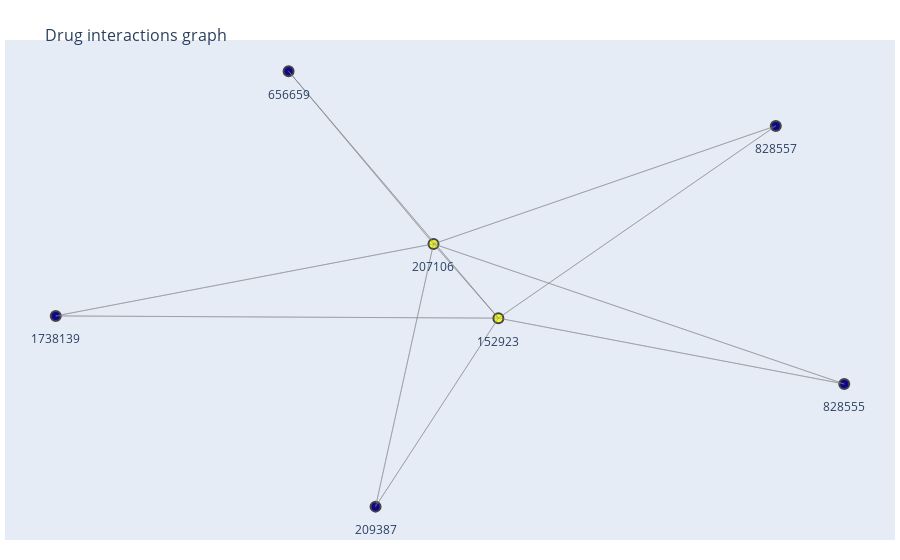

Source (notebook cell):
### Code cell
import plotly.graph_objects as go
import networkx as nx
from collections import deque

# Function to create a NetworkX graph from your graph structure
def create_networkx_graph(drug_graph):
    G = nx.Graph()
    for vertex in drug_graph.vert_list.values():
        G.add_node(vertex.id)
        for neighbor in vertex.connectedTo:
            G.add_edge(vertex.id, neighbor.id,
                       severity=vertex.connectedTo[neighbor].severity,
                       additional_info=vertex.connectedTo[neighbor].additional_info,) 
    return G

def queue(a, b, qty):
    """either x0 and x1 or y0 and y1, qty of points to create"""
    q = deque()
    q.append((0, qty - 1)) # indexing starts at 0
    pts = [0] * qty
    pts[0] = a; pts[-1] = b # x0 is the first value, x1 is the last
    while len(q) != 0:
        left, right = q.popleft()       # remove working segment from queue
        center = (left + right + 1)//2  # creates index values for pts
        pts[center] = (pts[left] + pts[right])/2
        if right - left > 2:            # stop when qty met
            q.append((left, center))
            q.append((center, right))
    return pts

def collector(x0, x1, y0, y1, qty, ht):
    """line segment end points, how many midpoints, hovertext"""
    pth = [ht] * qty
    ptx = queue(x0, x1, qty + 2) # add 2 because the origin will be in the list
    pty = queue(y0, y1, qty + 2)
    ptx.pop(0); ptx.pop()        # pop first and last (the nodes)
    pty.pop(0); pty.pop()        # pop first and last (the nodes)
    return ptx, pty, pth

# Convert your graph to a NetworkX graph
G = create_networkx_graph(graph)

# Generate positions for each node using NetworkX
pos = nx.spring_layout(G)

# Extracting edge coordinates from the positions
edge_x = []
edge_y = []
m2x, m2y, m2t = [], [], []
for edge in G.edges():
    x0, y0 = pos[edge[0]]
    x1, y1 = pos[edge[1]]
    edge_x.extend([x0, x1, None])  # Add None to create a break between lines
    edge_y.extend([y0, y1, None])

    info = f"RxCUI: {edge[0]}, {edge[1]}<br>" + \
           f"Severity: {G.get_edge_data(edge[0], edge[1])['severity']}<br>" + \
           f"Rationale: {G.get_edge_data(edge[0], edge[1])['additional_info']}"

    ptsx, ptsy, ptsh = collector(x0, x1, y0, y1, 15, info)
    m2x.extend(ptsx)
    m2y.extend(ptsy)
    m2t.extend(ptsh)

# Create a trace for edges
edge_trace = go.Scatter(
    x=edge_x, y=edge_y,
    line=dict(width=0.5, color='#888'),
    hoverinfo='text',
    mode='lines')

mnode_trace = go.Scatter(x = m2x, y = m2y, mode = "markers", showlegend = False,
                          hovertemplate = "%{hovertext}<extra></extra>",
                          hovertext = m2t, marker = go.scatter.Marker(opacity = 0))

# Extracting node coordinates and labels
node_x = []
node_y = []
node_text = []
for node in G.nodes():
    x, y = pos[node]
    node_x.append(x)
    node_y.append(y)
    node_text.append(node)

# Create a trace for nodes
node_trace = go.Scatter(
    x=node_x, y=node_y,
    mode='markers',
    hoverinfo='text',
    text=node_text,
    marker=dict(
        showscale=False,
        color='blue',
        size=10,
        line_width=2))

n_adjacencies = []
n_text = []

for node, adjacencies in enumerate(G.adjacency()):
    n_adjacencies.append(len(adjacencies[1]))
    n_text.append(f'RxCUI: {adjacencies[0]}<br>'+
                  f'# of connections: {str(len(adjacencies[1]))}')

node_trace.marker.color = n_adjacencies
node_trace.text = n_text

annots = []
for node, (x, y) in pos.items():
    annots.append(dict(x=x, y=y-0.1,
                       xref='x', yref='y',
                       text=node,
                       showarrow=False)
                    )

# Create a Plotly figure
fig = go.Figure(data=[edge_trace, node_trace, mnode_trace],
             layout=go.Layout(
                title='<br>Drug interactions graph',
                titlefont_size=16,
                showlegend=False,
                hovermode='closest',
                margin=dict(b=20,l=5,r=5,t=40),
                annotations=annots,
                xaxis=dict(showgrid=False, zeroline=False, showticklabels=False),
                yaxis=dict(showgrid=False, zeroline=False, showticklabels=False)))

fig.add_trace(edge_trace)
fig.show()

### Figure 1 — Plotly figure (JSON) as saved in the notebook; plotly's stock layout.template omitted (floating-point values rounded to 4 significant figures; data arrays with more than 128 entries replaced by an {"elided": "..."} marker saying what was removed)
{"data": [{"hoverinfo": "text", "line": {"color": "#888", "width": 0.5}, "mode": "lines", "type": "scatter", "x": [-1, -0.08238, null, -1, 0.07521, null, -0.08238, 0.7492, null, -0.08238, -0.2231, null, -0.08238, 0.07521, null, -0.08238, -0.4344, null, -0.08238, 0.9155, null, 0.07521, 0.9155, null, 0.07521, -0.4344, null, 0.07521, 0.7492, null, 0.07521, -0.2231, null], "y": [-0.1535, 0.1615, null, -0.1535, -0.1632, null, 0.1615, 0.6774, null, 0.1615, -0.9874, null, 0.1615, -0.1632, null, 0.1615, 0.9163, null, 0.1615, -0.4511, null, -0.1632, -0.4511, null, -0.1632, 0.9163, null, -0.1632, 0.6774, null, -0.1632, -0.9874, null]}, {"hoverinfo": "text", "marker": {"color": [2, 6, 6, 2, 2, 2, 2], "line": {"width": 2}, "showscale": false, "size": 10}, "mode": "markers", "text": ["RxCUI: 1738139<br># of connections: 2", "RxCUI: 207106<br># of connections: 6", "RxCUI: 152923<br># of connections: 6", "RxCUI: 828557<br># of connections: 2", "RxCUI: 209387<br># of connections: 2", "RxCUI: 656659<br># of connections: 2", "RxCUI: 828555<br># of connections: 2"], "type": "scatter", "x": [-1, -0.08238, 0.07521, 0.7492, -0.2231, -0.4344, 0.9155], "y": [-0.1535, 0.1615, -0.1632, 0.6774, -0.9874, 0.9163, -0.4511]}, {"hovertemplate": "%{hovertext}", "hovertext": {"elided": "165 str values"}, "marker": {"opacity": 0}, "mode": "markers", "showlegend": false, "type": "scatter", "x": {"elided": "165 float values"}, "y": {"elided": "165 float values"}}, {"hoverinfo": "text", "line": {"color": "#888", "width": 0.5}, "mode": "lines", "type": "scatter", "x": [-1, -0.08238, null, -1, 0.07521, null, -0.08238, 0.7492, null, -0.08238, -0.2231, null, -0.08238, 0.07521, null, -0.08238, -0.4344, null, -0.08238, 0.9155, null, 0.07521, 0.9155, null, 0.07521, -0.4344, null, 0.07521, 0.7492, null, 0.07521, -0.2231, null], "y": [-0.1535, 0.1615, null, -0.1535, -0.1632, null, 0.1615, 0.6774, null, 0.1615, -0.9874, null, 0.1615, -0.1632, null, 0.1615, 0.9163, null, 0.1615, -0.4511, null, -0.1632, -0.4511, null, -0.1632, 0.9163, null, -0.1632, 0.6774, null, -0.1632, -0.9874, null]}], "layout": {"annotations": [{"showarrow": false, "text": "1738139", "x": -1, "xref": "x", "y": -0.2535, "yref": "y"}, {"showarrow": false, "text": "207106", "x": -0.08238, "xref": "x", "y": 0.06147, "yref": "y"}, {"showarrow": false, "text": "152923", "x": 0.07521, "xref": "x", "y": -0.2632, "yref": "y"}, {"showarrow": false, "text": "828557", "x": 0.7492, "xref": "x", "y": 0.5774, "yref": "y"}, {"showarrow": false, "text": "209387", "x": -0.2231, "xref": "x", "y": -1.087, "yref": "y"}, {"showarrow": false, "text": "656659", "x": -0.4344, "xref": "x", "y": 0.8163, "yref": "y"}, {"showarrow": false, "text": "828555", "x": 0.9155, "xref": "x", "y": -0.5511, "yref": "y"}], "hovermode": "closest", "margin": {"b": 20, "l": 5, "r": 5, "t": 40}, "showlegend": false, "title": {"font": {"size": 16}, "text": "<br>Drug interactions graph"}, "xaxis": {"showgrid": false, "showticklabels": false, "zeroline": false}, "yaxis": {"showgrid": false, "showticklabels": false, "zeroline": false}}}
